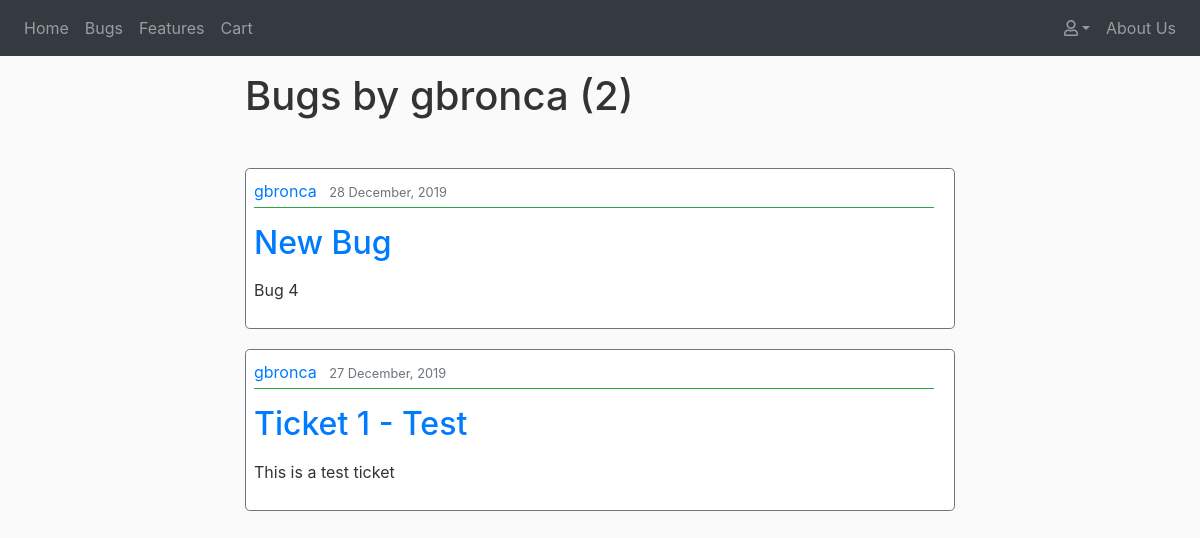
The app's page /tickets/user-bugs/gbronca/, older data.
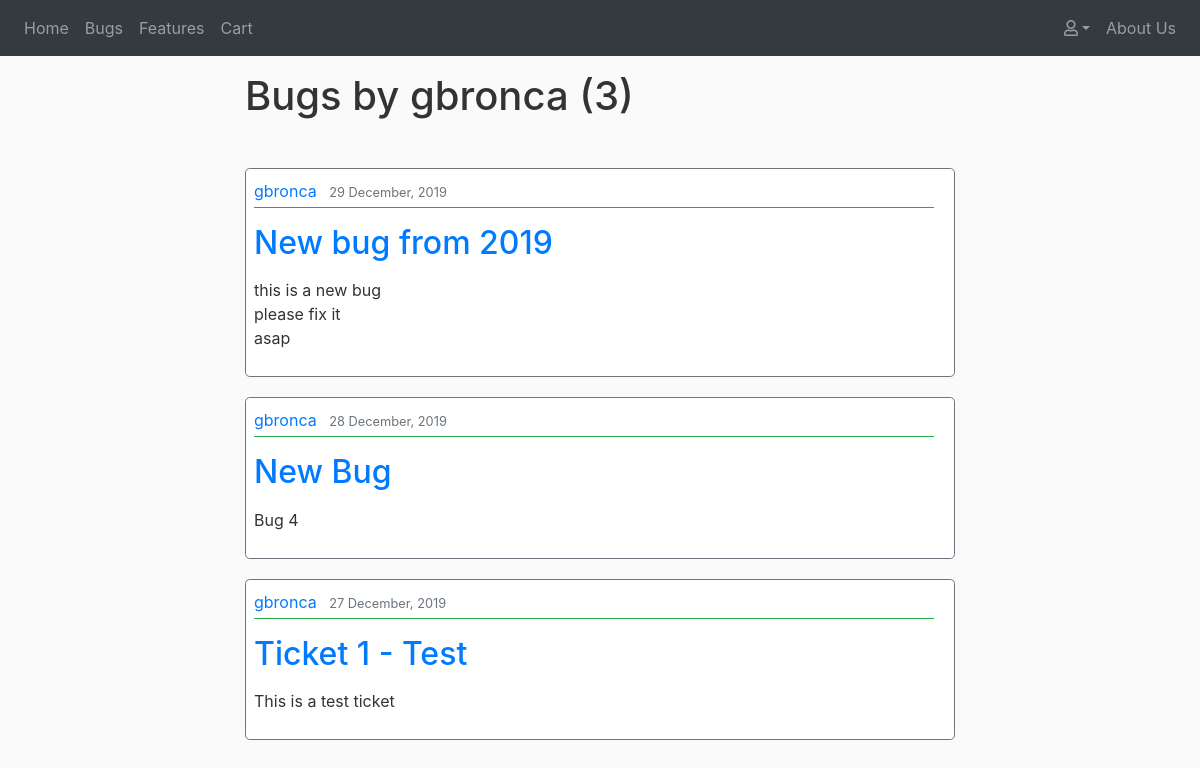
The same page, newer data.
### tickets/models.py (models this page shows, shortened)
class Ticket(models.Model):
    STATUS = (
        ('In Progress', 'In Progress'),
        ('Completed', 'Completed'),
        ('Pending', 'Pending')
    )
    ISSUE = (
        ('Bug', 'Bug'),
        ('Feature', 'Feature')
    )
    title = models.CharField(max_length=75)
    description = models.TextField()
    date_posted = models.DateTimeField(default=timezone.now)
    username = models.ForeignKey(User, on_delete=models.CASCADE)
    status = models.CharField(max_length=20, choices=STATUS,default='Pending')
    issue = models.CharField(max_length=20, choices=ISSUE, default='Bug')
    upvotes = models.PositiveIntegerField(default=0)
    views = models.PositiveIntegerField(default=0)

### tickets/views.py (the view)
# urls.py: path('user-bugs/<username>/', views.UserBugListView.as_view(template_name='tickets/user_tickets.html'), name='user_bugs'),
class UserBugListView(ListView):
    paginate_by = 5
    model = Ticket
    def get_queryset(self, *args, **kwargs):
        username = get_object_or_404(User, username=self.kwargs.get('username'))
        return Ticket.objects.filter(issue='Bug', username=username).order_by('-date_posted')
    def get_context_data(self, **kwargs):
        context = super().get_context_data(**kwargs)
        context['type'] = 'Bugs'
        is_paginated = True
        return context

### tickets/templates/tickets/user_tickets.html (shortened to what this page needs)
{% extends 'base.html' %}
{% block content %}
    <div class="col-12 col-sm-10 col-lg-8 mx-auto mt-3">
        <h1 class="mb-5">{{ type }} by {{ view.kwargs.username }} ({{ page_obj.paginator.count }})</h1>
        {% for obj in object_list %}
            <article class="border border-secondary rounded-lg pl-2 content-area">
                <div class="">
                    <div class="pb-1 mb-3 border-bottom border-success">
                        {% if type == 'Bugs' %}
                            <a class="mr-2" href="{% url 'tickets:user_bugs' obj.username.username %}">{{ obj.username }}</a>
                        {% elif type == 'Features' %}
                            <a class="mr-2" href="{% url 'tickets:user_features' obj.username.username %}">{{ obj.username }}</a>
                        {% endif %}
                        <small class="text-muted">{{ obj.date_posted|date:"d F, Y" }}</small>
                    </div>
                    <h2><a class="" href="{% url 'tickets:detail' obj.id %}">{{ obj.title }}</a></h2>
                    <p class="">{{ obj.description|linebreaks|truncatechars_html:200 }}</p>
                </div>
            </article>
        {% endfor %}
    </div>
{% endblock %}

Row changes from the older to the newer data that the page shows:
added Ticket: username "gbronca", date_posted "29 December, 2019", title "New bug from 2019", description "this is a new bug please fix it asap"
Text that changed along with them:
{{ page_obj.paginator.count }}: "2" → "3"
